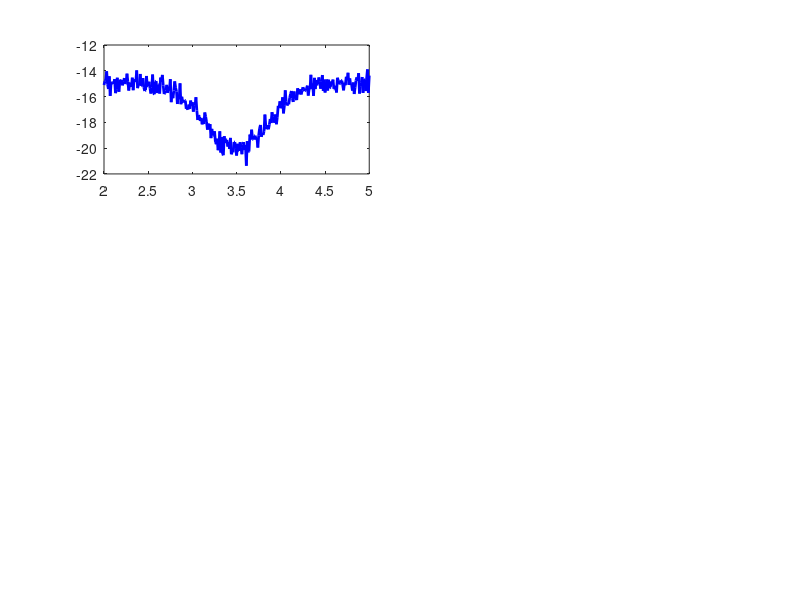

Reproduce this figure in MATLAB. (Note: this script raises an error after producing the figure.)
%% O-RIS S-Parameter Processing and Visualization
% Purpose: Process and visualize S-parameter data from Alice's hardware design
% Author: SOOZI - Integration & Presentation Lead
% Project: O-RIS Proof of Concept
% Phase 2, Part 1: Days 8-15

clear all; close all; clc;

%% Generate Sample S-Parameter Data
% Note: Replace this section with actual data from Alice when available
fprintf('=== O-RIS S-Parameter Analysis ===\n\n');
fprintf('Generating sample S-parameter data...\n');
fprintf('(Replace with actual data from Alice by Day 8)\n\n');

% Frequency range: 2-5 GHz (O-RIS operates at 3.5 GHz)
freq_start = 2e9;
freq_end = 5e9;
num_points = 301;
frequency = linspace(freq_start, freq_end, num_points);

% Operating frequency
f_operating = 3.5e9;

% Simulate realistic S11 (reflection coefficient)
% Good design has S11 < -10 dB at operating frequency
S11_mag_dB = -15 - 5*exp(-((frequency - f_operating).^2) / (0.5e9)^2) + ...
             0.5*randn(1, num_points);
S11_phase_deg = -45 + 90*((frequency - freq_start)/(freq_end - freq_start)) + ...
                5*randn(1, num_points);

% Simulate S21 (transmission coefficient)
% High transmission desired at operating frequency
S21_mag_dB = -3 - 2*abs((frequency - f_operating)/(1e9)) + ...
             0.3*randn(1, num_points);
S21_phase_deg = unwrap(2*pi*((frequency - freq_start)/(freq_end - freq_start)) + ...
                0.1*randn(1, num_points)) * 180/pi;

% Phase shift capability (critical parameter)
phase_shift_capability = 160 + 20*exp(-((frequency - f_operating).^2) / (0.3e9)^2) + ...
                        2*randn(1, num_points);

fprintf('Sample data generated for %d frequency points\n', num_points);

%% Data Import Function (for actual Alice data)
% Uncomment and modify when Alice provides actual .s2p files
%{
function [freq, S11_dB, S11_phase, S21_dB, S21_phase] = load_s2p_file(filename)
    % Load .s2p Touchstone file
    data = read(rfdata.data, filename);
    freq = data.Freq;
    S11 = data.S_Parameters(1,1,:);
    S21 = data.S_Parameters(2,1,:);
    
    S11_dB = 20*log10(abs(S11(:)));
    S11_phase = angle(S11(:)) * 180/pi;
    S21_dB = 20*log10(abs(S21(:)));
    S21_phase = angle(S21(:)) * 180/pi;
end
%}

%% S-Parameter Visualization (Days 11-12)
fprintf('Creating S-parameter visualizations...\n');

figure('Position', [50, 50, 1400, 900]);

% Subplot 1: S11 Magnitude
subplot(3, 2, 1);
plot(frequency/1e9, S11_mag_dB, 'b-', 'LineWidth', 2);
hold on;
xline(f_operating/1e9, 'r--', 'LineWidth', 1.5, 'Label', '3.5 GHz');
yline(-10, 'g--', 'LineWidth', 1.5, 'Label', 'Target');
hold off;
grid on;
xlabel('Frequency (GHz)', 'FontSize', 11);
ylabel('S11 (dB)', 'FontSize', 11);
title('Reflection Coefficient (S11)', 'FontSize', 12, 'FontWeight', 'bold');
legend('Measured', 'Operating Freq', 'Target Level', 'Location', 'best');
ylim([-30 0]);

% Subplot 2: S11 Phase
subplot(3, 2, 2);
plot(frequency/1e9, S11_phase_deg, 'b-', 'LineWidth', 2);
hold on;
xline(f_operating/1e9, 'r--', 'LineWidth', 1.5);
hold off;
grid on;
xlabel('Frequency (GHz)', 'FontSize', 11);
ylabel('Phase (degrees)', 'FontSize', 11);
title('S11 Phase Response', 'FontSize', 12, 'FontWeight', 'bold');

% Subplot 3: S21 Magnitude
subplot(3, 2, 3);
plot(frequency/1e9, S21_mag_dB, 'r-', 'LineWidth', 2);
hold on;
xline(f_operating/1e9, 'b--', 'LineWidth', 1.5, 'Label', '3.5 GHz');
yline(-3, 'g--', 'LineWidth', 1.5, 'Label', 'Target');
hold off;
grid on;
xlabel('Frequency (GHz)', 'FontSize', 11);
ylabel('S21 (dB)', 'FontSize', 11);
title('Transmission Coefficient (S21)', 'FontSize', 12, 'FontWeight', 'bold');
legend('Measured', 'Operating Freq', 'Target Level', 'Location', 'best');
ylim([-10 0]);

% Subplot 4: S21 Phase
subplot(3, 2, 4);
plot(frequency/1e9, S21_phase_deg, 'r-', 'LineWidth', 2);
hold on;
xline(f_operating/1e9, 'b--', 'LineWidth', 1.5);
hold off;
grid on;
xlabel('Frequency (GHz)', 'FontSize', 11);
ylabel('Phase (degrees)', 'FontSize', 11);
title('S21 Phase Response', 'FontSize', 12, 'FontWeight', 'bold');

% Subplot 5: Phase Shift Capability
subplot(3, 2, 5);
plot(frequency/1e9, phase_shift_capability, 'Color', [0.4 0.2 0.6], 'LineWidth', 2);
hold on;
xline(f_operating/1e9, 'r--', 'LineWidth', 1.5, 'Label', '3.5 GHz');
yline(160, 'g--', 'LineWidth', 1.5, 'Label', 'Min Target (160°)');
yline(180, 'b--', 'LineWidth', 1.5, 'Label', 'Max Target (180°)');
hold off;
grid on;
xlabel('Frequency (GHz)', 'FontSize', 11);
ylabel('Phase Shift (degrees)', 'FontSize', 11);
title('Phase Shift Capability', 'FontSize', 12, 'FontWeight', 'bold');
legend('Measured', 'Operating Freq', 'Location', 'best');
ylim([120 200]);

% Subplot 6: Smith Chart (S11)
subplot(3, 2, 6);
S11_complex = 10.^(S11_mag_dB/20) .* exp(1j * S11_phase_deg * pi/180);

% Operating frequency point
idx_operating = find(abs(frequency - f_operating) == min(abs(frequency - f_operating)));
S11_at_3p5GHz = S11_complex(idx_operating);

% Plot Smith Chart
theta = linspace(0, 2*pi, 100);
plot(cos(theta), sin(theta), 'k-', 'LineWidth', 1.5);  % Unit circle
hold on;
plot([-1 1], [0 0], 'k-', 'LineWidth', 0.5);  % Real axis
plot([0 0], [-1 1], 'k-', 'LineWidth', 0.5);  % Imaginary axis
plot(real(S11_complex), imag(S11_complex), 'b-', 'LineWidth', 1.5);
plot(real(S11_at_3p5GHz), imag(S11_at_3p5GHz), 'ro', ...
    'MarkerSize', 12, 'MarkerFaceColor', 'r');
hold off;
axis equal;
grid on;
xlabel('Real(S11)', 'FontSize', 11);
ylabel('Imag(S11)', 'FontSize', 11);
title('Smith Chart - S11', 'FontSize', 12, 'FontWeight', 'bold');
legend('Unit Circle', '', '', 'S11 vs Freq', '3.5 GHz', 'Location', 'best');

sgtitle('O-RIS S-Parameter Analysis', 'FontSize', 16, 'FontWeight', 'bold');

% Save high-resolution figure
set(gcf, 'PaperPositionMode', 'auto');
print('-dpng', '-r300', 'oris_s_parameters_full_analysis.png');
fprintf('Full S-parameter analysis saved (300 DPI)\n');

%% Performance Metrics at Operating Frequency (Days 13-14)
fprintf('\n--- Performance at 3.5 GHz ---\n');

S11_at_op = S11_mag_dB(idx_operating);
S21_at_op = S21_mag_dB(idx_operating);
phase_shift_at_op = phase_shift_capability(idx_operating);

fprintf('S11 (Reflection): %.2f dB ', S11_at_op);
if S11_at_op < -10
    fprintf('✓ (Good impedance matching)\n');
else
    fprintf('✗ (Poor matching - needs improvement)\n');
end

fprintf('S21 (Transmission): %.2f dB ', S21_at_op);
if S21_at_op > -3
    fprintf('✓ (Low insertion loss)\n');
else
    fprintf('✗ (High loss - check design)\n');
end

fprintf('Phase Shift Range: %.1f° ', phase_shift_at_op);
if phase_shift_at_op >= 160 && phase_shift_at_op <= 180
    fprintf('✓ (Meets specification)\n');
else
    fprintf('✗ (Outside target range)\n');
end

%% Comparison with Ideal/Target Values
fprintf('\nCreating comparison plots...\n');

figure('Position', [100, 100, 1200, 400]);

% Target/Ideal values
S11_ideal = -20 * ones(size(frequency));
S21_ideal = -1 * ones(size(frequency));

% Subplot 1: S11 Comparison
subplot(1, 2, 1);
plot(frequency/1e9, S11_mag_dB, 'b-', 'LineWidth', 2.5);
hold on;
plot(frequency/1e9, S11_ideal, 'g--', 'LineWidth', 2);
xline(f_operating/1e9, 'r--', 'LineWidth', 1.5);
hold off;
grid on;
xlabel('Frequency (GHz)', 'FontSize', 12);
ylabel('S11 (dB)', 'FontSize', 12);
title('S11: Measured vs Ideal', 'FontSize', 13, 'FontWeight', 'bold');
legend('Measured', 'Ideal Target', '3.5 GHz', 'Location', 'best', 'FontSize', 10);
ylim([-30 0]);

% Subplot 2: S21 Comparison
subplot(1, 2, 2);
plot(frequency/1e9, S21_mag_dB, 'r-', 'LineWidth', 2.5);
hold on;
plot(frequency/1e9, S21_ideal, 'g--', 'LineWidth', 2);
xline(f_operating/1e9, 'b--', 'LineWidth', 1.5);
hold off;
grid on;
xlabel('Frequency (GHz)', 'FontSize', 12);
ylabel('S21 (dB)', 'FontSize', 12);
title('S21: Measured vs Ideal', 'FontSize', 13, 'FontWeight', 'bold');
legend('Measured', 'Ideal Target', '3.5 GHz', 'Location', 'best', 'FontSize', 10);
ylim([-10 0]);

sgtitle('O-RIS Performance vs Target Specifications', 'FontSize', 14, 'FontWeight', 'bold');
print('-dpng', '-r300', 'oris_s_parameters_comparison.png');
fprintf('Comparison plots saved (300 DPI)\n');

%% Bandwidth Analysis
fprintf('\nPerforming bandwidth analysis...\n');

% Find -3dB bandwidth for S21
S21_max = max(S21_mag_dB);
S21_3dB_level = S21_max - 3;
idx_3dB = find(S21_mag_dB >= S21_3dB_level);

if ~isempty(idx_3dB)
    bandwidth = frequency(idx_3dB(end)) - frequency(idx_3dB(1));
    bw_percent = 100 * bandwidth / f_operating;
    
    fprintf('3-dB Bandwidth: %.2f MHz (%.1f%% fractional)\n', ...
        bandwidth/1e6, bw_percent);
else
    fprintf('Could not determine 3-dB bandwidth\n');
end

%% Export Data for Presentation (Day 15)
fprintf('\nExporting presentation-ready graphics...\n');

% Create simplified single-plot versions for slides
% Figure 1: S11 only
figure('Position', [100, 100, 800, 500]);
plot(frequency/1e9, S11_mag_dB, 'b-', 'LineWidth', 3);
hold on;
xline(f_operating/1e9, 'r--', 'LineWidth', 2.5, 'Label', 'Operating: 3.5 GHz', ...
    'LabelOrientation', 'horizontal', 'FontSize', 11);
yline(-10, 'g--', 'LineWidth', 2, 'Label', 'Target: -10 dB');
hold off;
grid on;
xlabel('Frequency (GHz)', 'FontSize', 14, 'FontWeight', 'bold');
ylabel('S11 (dB)', 'FontSize', 14, 'FontWeight', 'bold');
title('O-RIS Reflection Coefficient', 'FontSize', 16, 'FontWeight', 'bold');
set(gca, 'FontSize', 12);
print('-dpng', '-r300', 'oris_S11_presentation.png');

% Figure 2: Phase Shift Capability only
figure('Position', [100, 100, 800, 500]);
plot(frequency/1e9, phase_shift_capability, 'Color', [0.4 0.2 0.6], 'LineWidth', 3);
hold on;
xline(f_operating/1e9, 'r--', 'LineWidth', 2.5, 'Label', 'Operating: 3.5 GHz', ...
    'LabelOrientation', 'horizontal', 'FontSize', 11);
fill([2 5 5 2], [160 160 180 180], 'g', 'FaceAlpha', 0.2, 'EdgeColor', 'none');
text(3.5, 170, 'Target Range', 'FontSize', 12, 'FontWeight', 'bold', ...
    'HorizontalAlignment', 'center');
hold off;
grid on;
xlabel('Frequency (GHz)', 'FontSize', 14, 'FontWeight', 'bold');
ylabel('Phase Shift Capability (degrees)', 'FontSize', 14, 'FontWeight', 'bold');
title('O-RIS Phase Shift Performance', 'FontSize', 16, 'FontWeight', 'bold');
set(gca, 'FontSize', 12);
ylim([120 200]);
print('-dpng', '-r300', 'oris_phase_shift_presentation.png');

fprintf('Presentation graphics exported!\n');

%% Save Processed Data
save('oris_s_parameters_processed.mat', 'frequency', 'S11_mag_dB', 'S11_phase_deg', ...
    'S21_mag_dB', 'S21_phase_deg', 'phase_shift_capability', 'f_operating');

fprintf('\n✓ S-parameter processing complete!\n');
fprintf('Files saved:\n');
fprintf('  - oris_s_parameters_full_analysis.png (300 DPI)\n');
fprintf('  - oris_s_parameters_comparison.png (300 DPI)\n');
fprintf('  - oris_S11_presentation.png (300 DPI)\n');
fprintf('  - oris_phase_shift_presentation.png (300 DPI)\n');
fprintf('  - oris_s_parameters_processed.mat\n');
